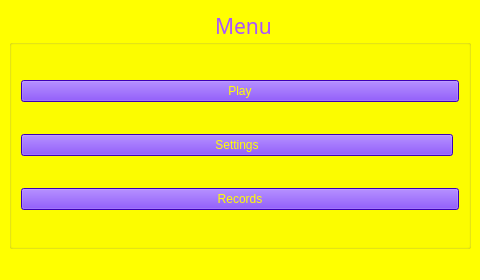
<?xml version="1.0" encoding="UTF-8"?>
<ui version="4.0">
 <class>W3</class>
 <widget class="QMainWindow" name="W3">
  <property name="geometry">
   <rect>
    <x>0</x>
    <y>0</y>
    <width>480</width>
    <height>280</height>
   </rect>
  </property>
  <property name="windowTitle">
   <string>MainWindow</string>
  </property>
  <property name="styleSheet">
   <string notr="true">background-color: rgb(255, 255, 0);</string>
  </property>
  <widget class="QWidget" name="centralwidget">
   <layout class="QGridLayout" name="gridLayout_2">
    <item row="0" column="0">
     <widget class="QGroupBox" name="groupBox">
      <property name="baseSize">
       <size>
        <width>0</width>
        <height>0</height>
       </size>
      </property>
      <property name="font">
       <font>
        <family>Ravie</family>
        <pointsize>16</pointsize>
       </font>
      </property>
      <property name="styleSheet">
       <string notr="true">color: rgb(170, 85, 255);
background-color: rgb(255, 255, 0);</string>
      </property>
      <property name="title">
       <string>Menu</string>
      </property>
      <property name="alignment">
       <set>Qt::AlignCenter</set>
      </property>
      <layout class="QGridLayout" name="gridLayout">
       <item row="2" column="0" colspan="2">
        <widget class="QPushButton" name="pushButton_3">
         <property name="sizePolicy">
          <sizepolicy hsizetype="Preferred" vsizetype="Fixed">
           <horstretch>0</horstretch>
           <verstretch>0</verstretch>
          </sizepolicy>
         </property>
         <property name="styleSheet">
          <string notr="true">font: 25pt &quot;Ravie&quot;;
color: rgb(255, 255, 0);
background-color: rgb(85, 0, 255);</string>
         </property>
         <property name="text">
          <string>Records</string>
         </property>
        </widget>
       </item>
       <item row="0" column="0" colspan="2">
        <widget class="QPushButton" name="pushButton">
         <property name="sizePolicy">
          <sizepolicy hsizetype="Preferred" vsizetype="Fixed">
           <horstretch>0</horstretch>
           <verstretch>0</verstretch>
          </sizepolicy>
         </property>
         <property name="baseSize">
          <size>
           <width>0</width>
           <height>0</height>
          </size>
         </property>
         <property name="styleSheet">
          <string notr="true">font: 25pt &quot;Ravie&quot;;
color: rgb(255, 255, 0);
background-color: rgb(85, 0, 255);</string>
         </property>
         <property name="text">
          <string>Play</string>
         </property>
        </widget>
       </item>
       <item row="1" column="0">
        <widget class="QPushButton" name="pushButton_2">
         <property name="sizePolicy">
          <sizepolicy hsizetype="Preferred" vsizetype="Fixed">
           <horstretch>100</horstretch>
           <verstretch>0</verstretch>
          </sizepolicy>
         </property>
         <property name="styleSheet">
          <string notr="true">font: 25pt &quot;Ravie&quot;;
color: rgb(255, 255, 0);
background-color: rgb(85, 0, 255);</string>
         </property>
         <property name="text">
          <string>Settings</string>
         </property>
        </widget>
       </item>
      </layout>
     </widget>
    </item>
   </layout>
  </widget>
  <widget class="QMenuBar" name="menubar">
   <property name="geometry">
    <rect>
     <x>0</x>
     <y>0</y>
     <width>480</width>
     <height>17</height>
    </rect>
   </property>
  </widget>
  <widget class="QStatusBar" name="statusbar"/>
 </widget>
 <resources/>
 <connections/>
</ui>
